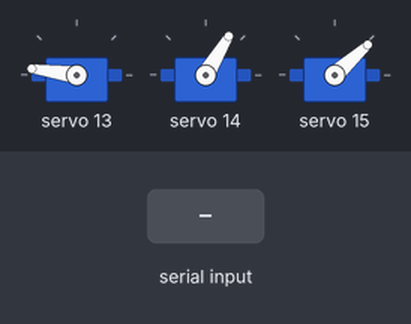
A sketch run on a simulated Arduino Uno, built with avr-gcc and run on an emulated ATmega328P. On the bench: 3 × servo. Inputs (shaded band) come from the test bench.

Above: at 1.2 s.
1.3 s: "2\n" received over the second serial link
At 2.98 s:
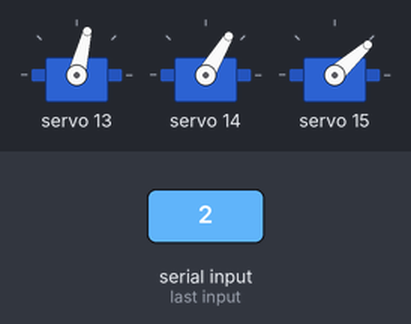
4.3 s: "H\n" received over the second serial link
At 5.6 s:
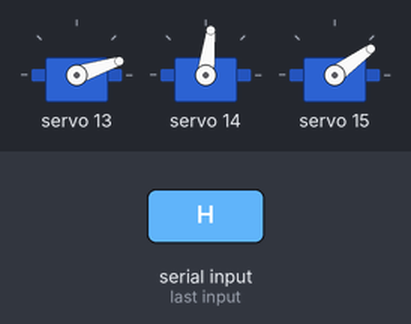
6.2 s: "14\n" received over the second serial link
At 8.4 s:
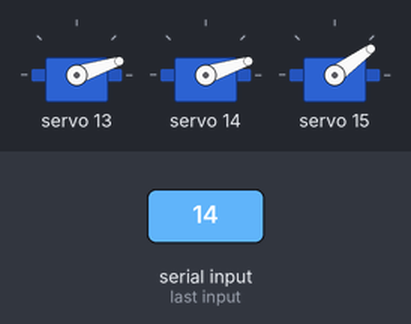
8.7 s: "15\n" received over the second serial link
At 10.2 s:
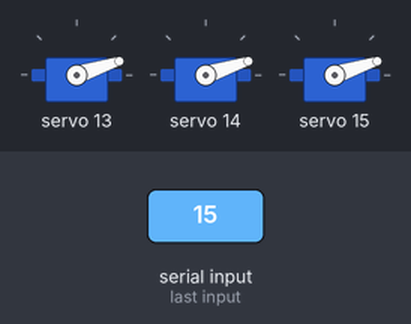
11.1 s: "1\n" received over the second serial link
At 11.64 s:
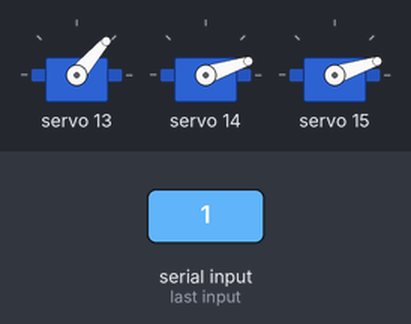
14.1 s: "13\n" received over the second serial link
At 16.8 s:
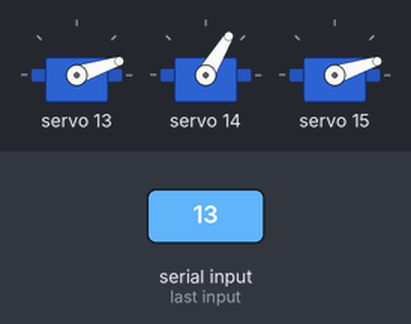
Timing chart, 0 to 18.1 s (numbered marks = the images above; inputs shaded):
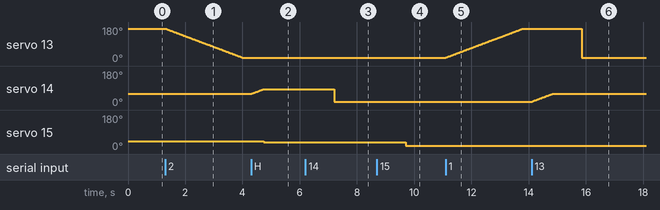

The sketch:

Arm.ino
```cpp
#include <Arduino.h>
#include <SoftwareSerial.h>
#include <Wire.h>
#include <Adafruit_PWMServoDriver.h>

SoftwareSerial BT(10, 11);

Adafruit_PWMServoDriver pwm = Adafruit_PWMServoDriver(0x40);

#define SERVOMIN  150
#define SERVOMAX  600

#define BASE_CH     13
#define SHOULDER_CH 14
#define GRIPPER_CH  15

float baseAngle     = 130.0;
float shoulderAngle = 35.0;
float gripperAngle  = 20.0;

int stepDelay = 20;

void moveServo(int num, float angle) {
  int pulse = map((int)angle, 0, 180, SERVOMIN, SERVOMAX);
  pwm.setPWM(num, 0, pulse);
}

void updateAllServos() {
  moveServo(BASE_CH, baseAngle);
  moveServo(SHOULDER_CH, shoulderAngle);
  moveServo(GRIPPER_CH, gripperAngle);
}

void smoothMove(int channel, float &currentAngle, float targetAngle) {
  while (abs(currentAngle - targetAngle) > 0.5) {
    if (currentAngle < targetAngle) currentAngle += 1.0;
    else currentAngle -= 1.0;
    moveServo(channel, currentAngle);
    delay(stepDelay);
  }
  currentAngle = targetAngle;
  moveServo(channel, currentAngle);
}

void changeMode(String modeName, float targetBase, float targetShoulder) {
  BT.print("Mode: "); BT.println(modeName);
  smoothMove(BASE_CH, baseAngle, targetBase);
  delay(300);
  smoothMove(SHOULDER_CH, shoulderAngle, targetShoulder);
  BT.println("OK");
}

void setup() {
  Serial.begin(115200);
  BT.begin(9600);

  Wire.begin();
  pwm.begin();
  pwm.setPWMFreq(50);
  updateAllServos();
}

void loop() {
  if (BT.available()) {
    if (isDigit(BT.peek())) {
      int firstNum = BT.parseInt();

      if (firstNum == 13 || firstNum == 14 || firstNum == 15) {
        int angle = BT.parseInt();
        while(BT.available() > 0) { BT.read(); }

        if (firstNum == 13) baseAngle = angle;
        if (firstNum == 14) shoulderAngle = angle;
        if (firstNum == 15) gripperAngle = angle;

        moveServo(firstNum, angle);
      }
      else if (firstNum == 1) { while(BT.available()>0) BT.read(); changeMode("1", 130.0, 35.0); }
      else if (firstNum == 2) { while(BT.available()>0) BT.read(); changeMode("2", 0.0, 55.0); }
      else if (firstNum == 3) { while(BT.available()>0) BT.read(); changeMode("3", 130.0, 170.0); }
    }
    else {
      char cmd = BT.read();
      if(cmd != '\n' && cmd != '\r' && cmd != ' ') {
        bool armMoved = false;

        if      (cmd == 'T') { shoulderAngle -= 2.0; armMoved = true; }
        else if (cmd == 'X') { shoulderAngle += 2.0; armMoved = true; }
        else if (cmd == 'U') { baseAngle     += 2.0; armMoved = true; }
        else if (cmd == 'D') { baseAngle     -= 2.0; armMoved = true; }
        else if (cmd == 'G') { gripperAngle  += 5.0; armMoved = true; }
        else if (cmd == 'H') { gripperAngle  -= 5.0; armMoved = true; }

        if (armMoved) {
          baseAngle = constrain(baseAngle, 0.0, 180.0);
          shoulderAngle = constrain(shoulderAngle, 0.0, 180.0);
          gripperAngle = constrain(gripperAngle, 0.0, 180.0);

          moveServo(BASE_CH, baseAngle);
          moveServo(SHOULDER_CH, shoulderAngle);
          moveServo(GRIPPER_CH, gripperAngle);
          delay(20);
        }
      }
    }
  }
}
```

Measured:
- after the input at 1.3 s, servo 13: moves from 172° to 18° over 2.7 s, starting at once
- after the input at 4.3 s, servo 15: 42° → 36° after 0.44 s
- after the input at 6.2 s, servo 14: 83° → 18° after 1.0 s
- after the input at 8.7 s, servo 15: 36° → 18° after 1.0 s
- after the input at 11.1 s, servo 13: moves from 18° to 172° over 2.7 s, starting at once
- after the input at 14.1 s, servo 13: 172° → 18° after 1.8 s
